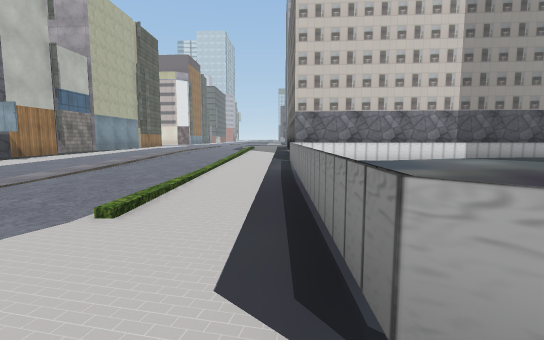
[1] (above)

14 first-person views from a walk through a scene from a Unity 3-D project. The camera is 1.4 m above the floor, tilts 6° down and sees 85° across. The floor is counted in squares, 2 m on a side. Each view is taken from the middle of a square. On the plan, view 1 faces up. The plan holds only what a view shows up to about 10 squares ahead; the rest is blank. The place goes on beyond the plan. Some surface patterns are stand-ins.

[2]
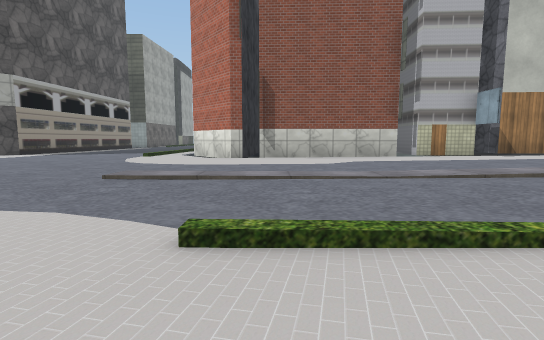

[3]
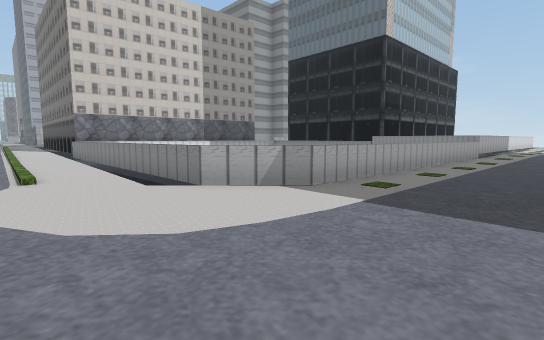

[4]
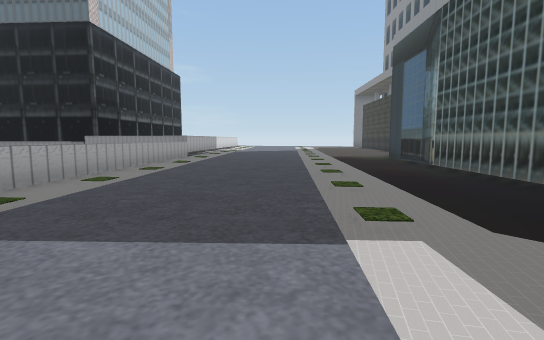

[5]
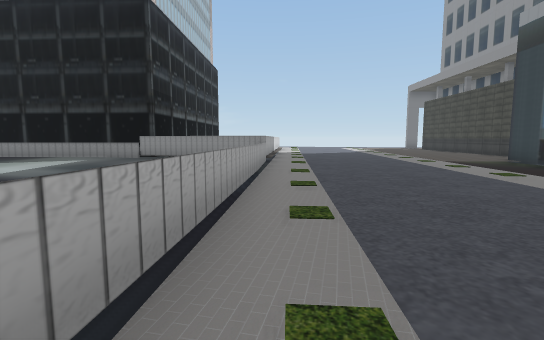

[6]
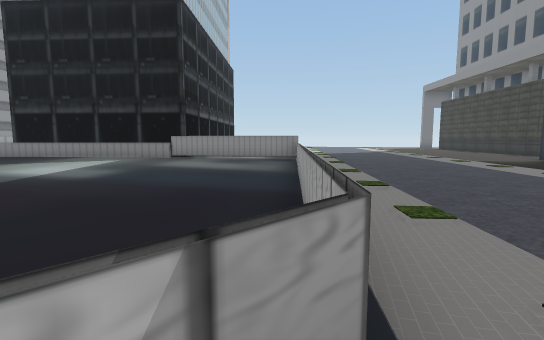

[7]
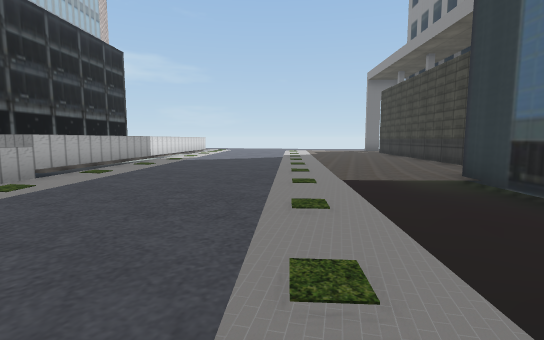

[8]
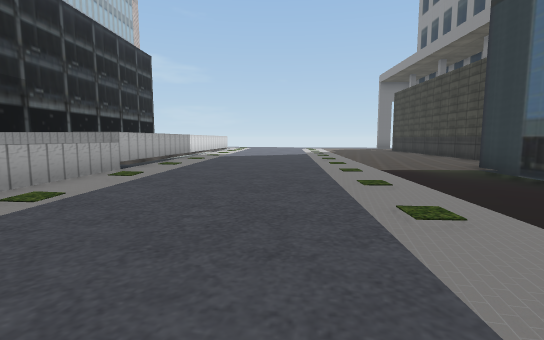

[9]
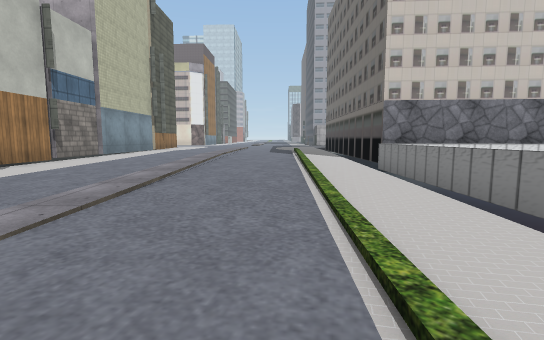

[10]
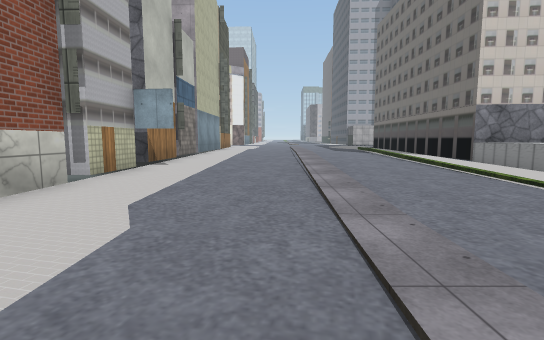

[11]
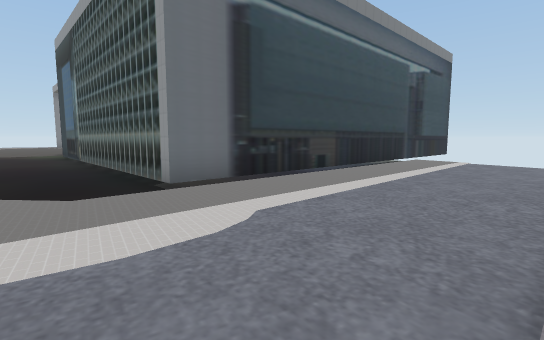

[12]
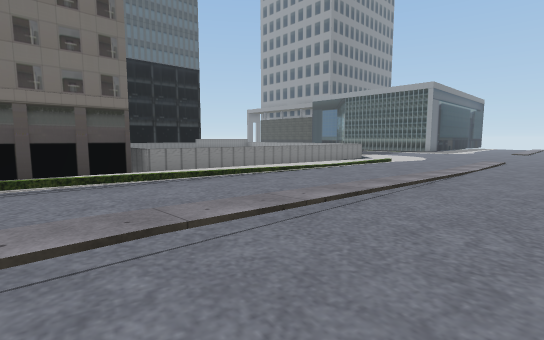

[13]
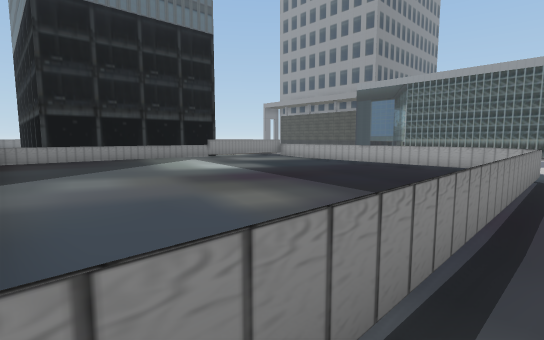

[14]
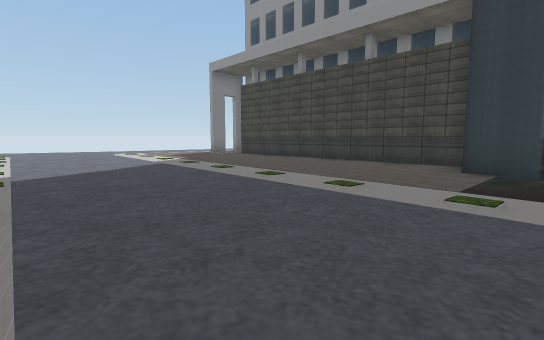

### Floor plan
Key: @ floor where view 1 was taken; # wall or solid block; . main floor; : floor 0.25 m higher than the main floor; - floor 0.25 m lower than the main floor; / step, stairs or slope; = window, fence, low wall or low ledge.
Columns run from 10 left of view 1 to 15 right of it. Each row starts with its distance up from view 1.
 13   #:/:/:://#
 12   #:/:/:://#
 11   #:::/:://###
 10   #:::/:://=##########
  9   #:..:..//=--....:::#
  8   #:..:..//#--....:::#
  7   #.../..//#---...:::#
  6   #.../..//#---....::#
  5  ##......./#----...::#
  4  #/......./#----....=#
  3  ##......./#-----...######
  2 ##/......./#-----...#:
  1 #//.../.../=------..#:
  0 //........@/========#/:::
 -1 //..... ........./////=#=#
 -2 ......  ........////////::
 -3 .....   ........-.........
 -4 ...      .......-.........
 -5  ..       ./.../////////..
 -6       /..../-////////.....
 -7       /.../---------/.....
 -8       /.../---------/.....
 -9       /.../##########.....
-10       /...-#        ######
-11       /...-#
-12       /...-#
-13       /...-#
-14       /...-#
-15       /...-#
-16            #

Positions as (right, up) in squares from view 1, and headings:
1: (0, 0), facing up
2: (0, 3), facing left
3: (-2, -3), facing up-right
4: (-1, -4), facing right
5: (1, -1), facing right
6: (1, 0), facing right
7: (5, -5), facing right
8: (4, -4), facing right
9: (-2, 3), facing up
10: (-5, 2), facing up
11: (-4, -6), facing down-right
12: (-6, 13), facing down-right
13: (0, 10), facing down-right
14: (9, -2), facing down-right
